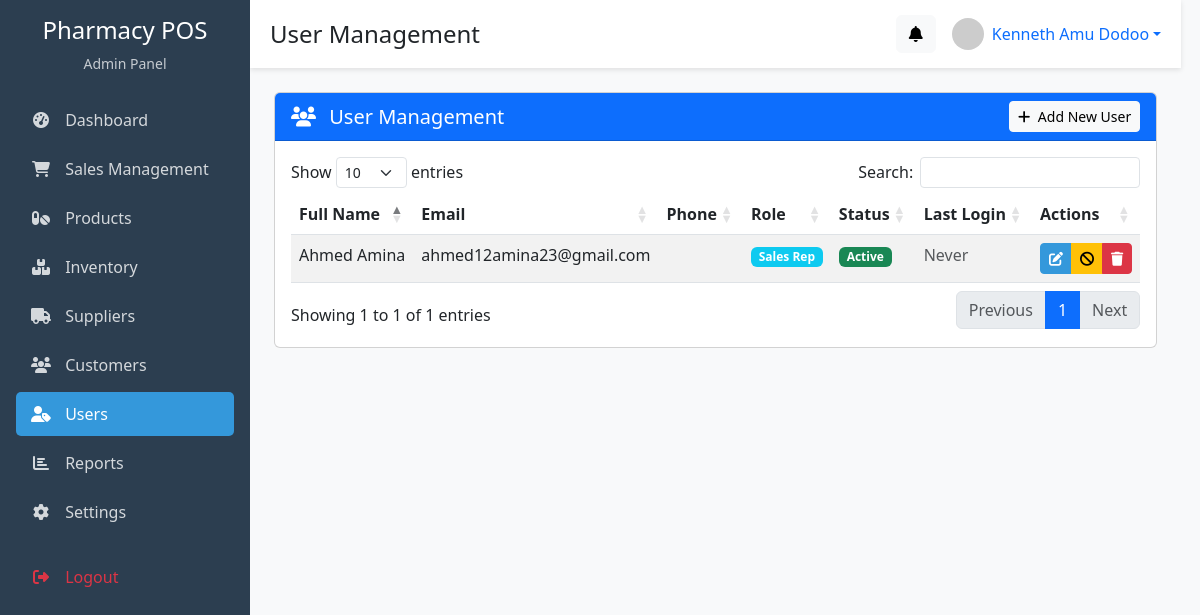
Page /admin/users/index.php (signed in) on the committed database.
### tables this page shows
CREATE TABLE `users` (
  `user_id` int(11) NOT NULL,
  `role` enum('sales_rep','manager') DEFAULT NULL,
  `name` varchar(100) NOT NULL,
  `email` varchar(100) DEFAULT NULL,
  `phone` varchar(30) DEFAULT NULL,
  `password` varchar(255) NOT NULL,
  `status` enum('active','inactive') DEFAULT 'active',
  `created_at` timestamp NOT NULL DEFAULT current_timestamp()
);

### admin/users/index.php (the view, shortened to what this page needs)
<?php
$page_title = "User Management";
include_once '../includes/head.php';
$query = "SELECT * FROM users WHERE user_id != ? ORDER BY role, name";
$stmt = $conn->prepare($query);
$stmt->bind_param("i", $_SESSION['admin_id']);
$stmt->execute();
$result = $stmt->get_result();
?>
<div class="row mb-4">
    <div class="col-md-12">
        <div class="card">
            <div class="card-header bg-primary text-white d-flex justify-content-between align-items-center">
                <h5 class="mb-0"><i class="fas fa-users me-2"></i> User Management</h5>
                <button type="button" class="btn btn-sm btn-light" data-bs-toggle="modal" data-bs-target="#addUserModal">
                    <i class="fas fa-plus me-1"></i> Add New User
                </button>
            </div>
            <div class="card-body">
                <div class="table-responsive">
                    <table class="table table-striped table-hover" id="usersTable">
                        <thead>
                            <tr>
                                <th>Full Name</th>
                                <th>Email</th>
                                <th>Phone</th>
                                <th>Role</th>
                                <th>Status</th>
                                <th>Last Login</th>
                                <th>Actions</th>
                            </tr>
                        </thead>
                        <tbody>
                            <?php while ($user = $result->fetch_assoc()): ?>
                                <tr>
                                    <td><?php echo htmlspecialchars($user['name']); ?></td>
                                    <td><?php echo htmlspecialchars($user['email']); ?></td>
                                    <td><?php echo htmlspecialchars($user['phone']); ?></td>
                                    <td>
                                        <?php if ($user['role'] == 'admin'): ?>
                                            <span class="badge bg-danger">Admin</span>
                                        <?php else: ?>
                                            <span class="badge bg-info">Sales Rep</span>
                                        <?php endif; ?>
                                    </td>
                                    <td>
                                        <?php if ($user['status'] == 'active'): ?>
                                            <span class="badge bg-success">Active</span>
                                        <?php else: ?>
                                            <span class="badge bg-secondary">Inactive</span>
                                        <?php endif; ?>
                                    </td>
                                    <td>
                                        <?php
                                        echo !empty($user['last_login']) ?
                                            date('M d, Y h:i A', strtotime($user['last_login'])) :
                                            '<span class="text-muted">Never</span>';
                                        ?>
                                    </td>
                                    <td>
                                        <div class="btn-group btn-group-sm">
                                            <button type="button" class="btn btn-primary edit-user"
                                                data-id="<?php echo $user['user_id']; ?>"
                                                data-fullname="<?php echo htmlspecialchars($user['name']); ?>"
                                                data-email="<?php echo htmlspecialchars($user['email']); ?>"
                                                data-phone="<?php echo htmlspecialchars($user['phone']); ?>"
                                                data-role="<?php echo $user['role']; ?>"
                                                data-status="<?php echo $user['status']; ?>">
                                                <i class="fas fa-edit"></i>
                                            </button>
                                            <?php if ($user['status'] == 'active'): ?>
                                                <a href="change_status.php?id=<?php echo $user['user_id']; ?>&status=inactive"
                                                    class="btn btn-warning"
                                                    onclick="return confirm('Are you sure you want to deactivate this user?');">
                                                    <i class="fas fa-ban"></i>
                                                </a>
                                            <?php endif; ?>
                                            <a href="delete_user.php?id=<?php echo $user['user_id']; ?>"
                                                class="btn btn-danger"
                                                onclick="return confirm('Are you sure you want to delete this user? This action cannot be undone.');">
                                                <i class="fas fa-trash"></i>
                                            </a>
                                        </div>
                                    </td>
                                </tr>
                            <?php endwhile; ?>
                        </tbody>
                    </table>
                </div>
            </div>
        </div>
    </div>
</div>
<?php
include_once '../includes/footer.php';
?>

### admin/includes/head.php (shortened to what this page needs)
<?php
include_once __DIR__ . '/../../config/database.php';
$user_id = $_SESSION['admin_id'];
$query = "SELECT * FROM users WHERE user_id = ?";
$stmt = $conn->prepare($query);
$stmt->bind_param("i", $user_id);
$stmt->execute();
$result = $stmt->get_result();
$user = $result->fetch_assoc();
?>
<!DOCTYPE html>
<html lang="en">
<head>
    <link href="https://cdn.jsdelivr.net/npm/bootstrap@5.3.0/dist/css/bootstrap.min.css" rel="stylesheet">
    <link rel="stylesheet" href="https://cdnjs.cloudflare.com/ajax/libs/font-awesome/6.4.0/css/all.min.css">
    <link rel="stylesheet" href="https://cdn.datatables.net/1.13.5/css/dataTables.bootstrap5.min.css">
</head>
<body>
    <div class="d-flex">
        <?php include_once __DIR__ . '/sidebar.php'; ?>
        <div class="content-wrapper">
            <div class="top-bar d-flex justify-content-between align-items-center mb-4">
                <div>
                    <h4 class="mb-0"><?php echo isset($page_title) ? $page_title : 'Admin Dashboard'; ?></h4>
                </div>
                <div class="d-flex align-items-center">
                    <div class="dropdown me-3">
                        <a class="btn btn-light position-relative" href="#" role="button" id="alertsDropdown" data-bs-toggle="dropdown" aria-expanded="false">
                            <i class="fas fa-bell"></i>
                        </a>
                    </div>
                    <div class="dropdown">
                        <a href="#" class="d-flex align-items-center text-decoration-none dropdown-toggle" id="userMenu" data-bs-toggle="dropdown" aria-expanded="false">
                            <img src="https://ui-avatars.com/api/?name=<?php echo urlencode($user['name']); ?>&background=random" alt="Profile" width="32" height="32" class="rounded-circle me-2">
                            <span><?php echo htmlspecialchars($user['name']); ?></span>
                        </a>
                    </div>
                </div>
            </div>
            <div class="container-fluid px-4">

### admin/includes/head.php (style rules this page uses)
:root { --primary: #2c3e50; --secondary: #3498db; --light: #ecf0f1; --dark: #34495e; --accent: #e74c3c; }
body { background-color: #f8f9fa; font-family: 'Segoe UI', Tahoma, Geneva, Verdana, sans-serif; }
.content-wrapper { margin-left: 250px; transition: margin-left 0.3s; min-height: 100vh; padding-bottom: 60px; }
.top-bar { background-color: white; padding: 15px 20px; box-shadow: 0 2px 5px rgba(0, 0, 0, 0.1); position: sticky; top: 0; z-index: 99; }
.btn-primary { background-color: var(--secondary); border-color: var(--secondary); }

### rows in the picture
users: name "Kenneth Amu Dodoo"
users: name "Ahmed Amina", email "ahmed12amina23@gmail.com", role "Sales Rep", status "Active"

### other values in the picture
$page_title "User Management"
